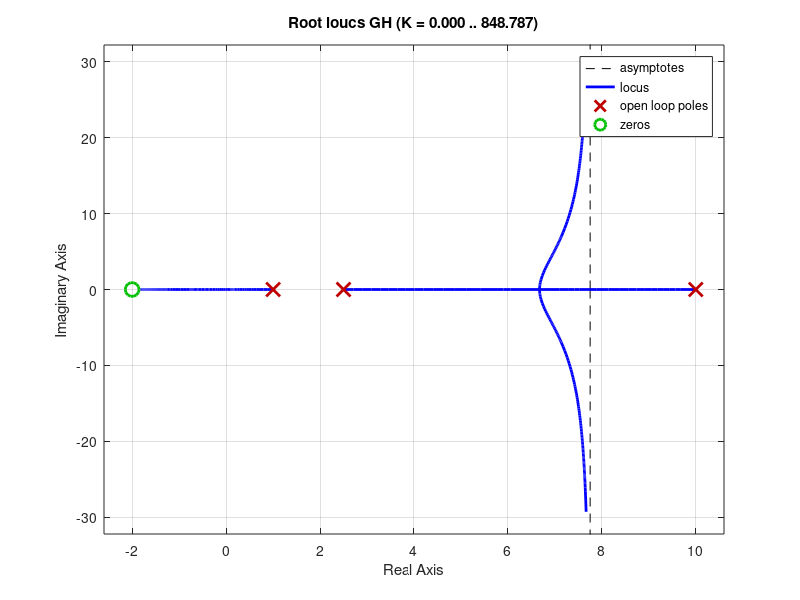
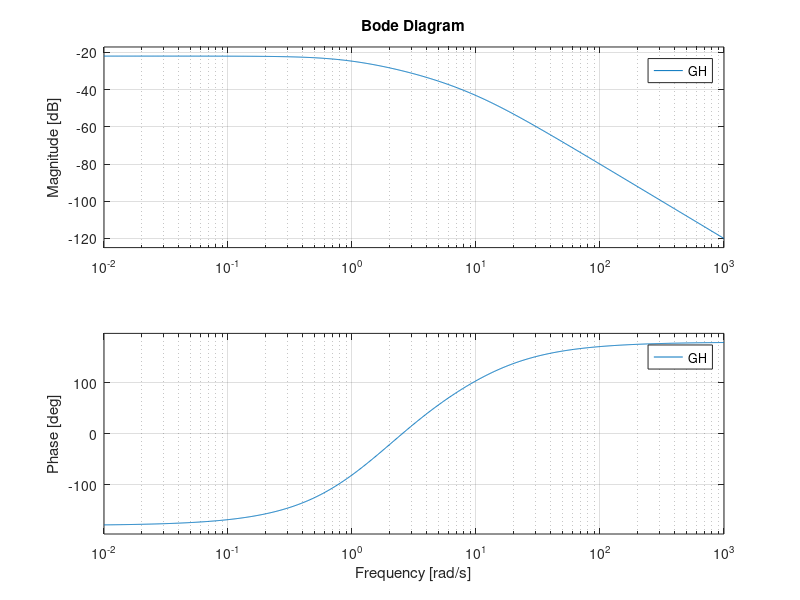
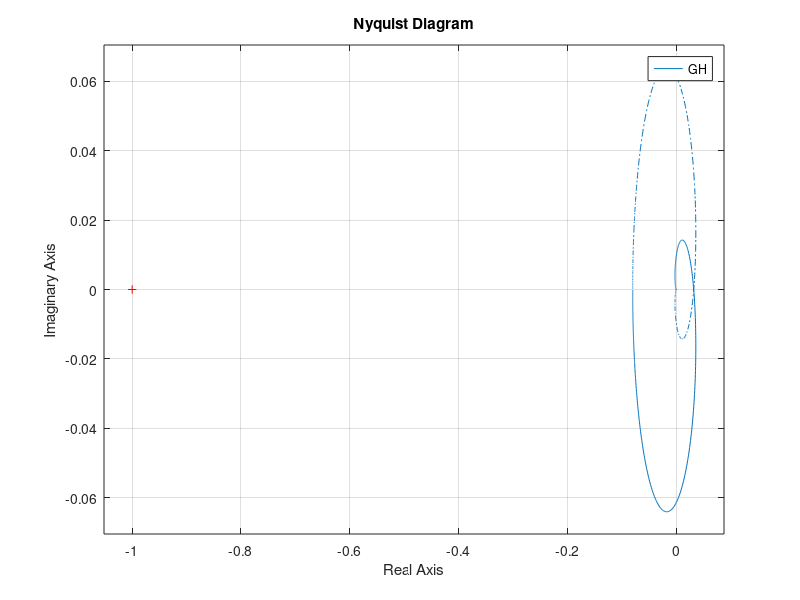

Write the MATLAB code that produced these figures, in order. (Note: this script raises an error after producing the figures.)
%% tic toc
tic
s = 1:30000;
toc
%% find tf function, residue create Partial Fractions
G = tf([1 7.9 14.7],[ 1 36 385 1350 1000 ]);
l_zero = roots([1 7.9 14.7])
l_pole = roots([ 1 36 385 1350 1000 ])
[l_b,l_a] = residue([1 7.9 14.7],[ 1 36 385 1350 1000 ])
l_b./l_a
%% state space, derivative on one side
A = [ 0 -2 ; 3 -2 ];
B = [ 1 ; 0.5 ];
C = [ 1  -1 ];
D = 0;
[ l_a , l_b ] = ss2tf(A,B,C,D);
%% create tranfer function with zeros and poles
GH = zpk(-2,[ 1 2.5 10],1);
rlocus(GH)
figure
bode(GH)
figure
nyquist(GH)
%% delay
s=tf('s');
s/(s+1)*exp(-2*s)
